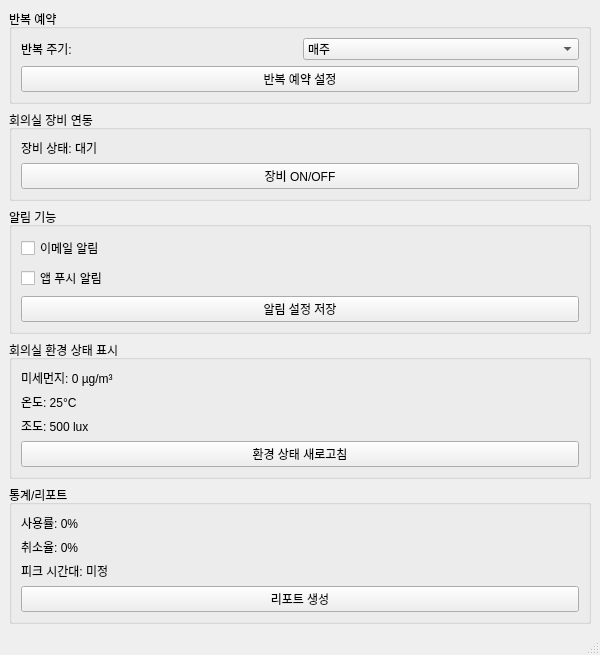
<?xml version="1.0" encoding="UTF-8"?>
<ui version="4.0">
 <class>ExtraWindow</class>
 <widget class="QMainWindow" name="ExtraWindow">
  <property name="geometry">
   <rect><x>0</x><y>0</y><width>600</width><height>500</height></rect>
  </property>
  <property name="windowTitle">
   <string>부가 기능</string>
  </property>
  <widget class="QWidget" name="centralwidget">
   <layout class="QVBoxLayout" name="verticalLayout">
    <item>
     <widget class="QGroupBox" name="repeatGroup">
      <property name="title">
       <string>반복 예약</string>
      </property>
      <layout class="QVBoxLayout" name="verticalLayout_2">
       <item>
        <layout class="QHBoxLayout">
         <item><widget class="QLabel" name="repeatLabel"><property name="text"><string>반복 주기:</string></property></widget></item>
         <item><widget class="QComboBox" name="repeatCombo"><item><property name="text"><string>매주</string></property></item><item><property name="text"><string>매월</string></property></item></widget></item>
        </layout>
       </item>
       <item><widget class="QPushButton" name="repeatBtn"><property name="text"><string>반복 예약 설정</string></property></widget></item>
      </layout>
     </widget>
    </item>
    <item>
     <widget class="QGroupBox" name="equipmentGroup">
      <property name="title">
       <string>회의실 장비 연동</string>
      </property>
      <layout class="QVBoxLayout" name="verticalLayout_3">
       <item><widget class="QLabel" name="equipmentLabel"><property name="text"><string>장비 상태: 대기</string></property></widget></item>
       <item><widget class="QPushButton" name="toggleEquipmentBtn"><property name="text"><string>장비 ON/OFF</string></property></widget></item>
      </layout>
     </widget>
    </item>
    <item>
     <widget class="QGroupBox" name="notificationGroup">
      <property name="title">
       <string>알림 기능</string>
      </property>
      <layout class="QVBoxLayout" name="verticalLayout_4">
       <item><widget class="QCheckBox" name="emailCheck"><property name="text"><string>이메일 알림</string></property></widget></item>
       <item><widget class="QCheckBox" name="pushCheck"><property name="text"><string>앱 푸시 알림</string></property></widget></item>
       <item><widget class="QPushButton" name="sendNotificationBtn"><property name="text"><string>알림 설정 저장</string></property></widget></item>
      </layout>
     </widget>
    </item>
    <item>
     <widget class="QGroupBox" name="envGroup">
      <property name="title">
       <string>회의실 환경 상태 표시</string>
      </property>
      <layout class="QVBoxLayout" name="verticalLayout_5">
       <item><widget class="QLabel" name="pmLabel"><property name="text"><string>미세먼지: 0 µg/m³</string></property></widget></item>
       <item><widget class="QLabel" name="tempLabel"><property name="text"><string>온도: 25°C</string></property></widget></item>
       <item><widget class="QLabel" name="lightLabel"><property name="text"><string>조도: 500 lux</string></property></widget></item>
       <item><widget class="QPushButton" name="refreshEnvBtn"><property name="text"><string>환경 상태 새로고침</string></property></widget></item>
      </layout>
     </widget>
    </item>
    <item>
     <widget class="QGroupBox" name="statsGroup">
      <property name="title">
       <string>통계/리포트</string>
      </property>
      <layout class="QVBoxLayout" name="verticalLayout_6">
       <item><widget class="QLabel" name="usageLabel"><property name="text"><string>사용률: 0%</string></property></widget></item>
       <item><widget class="QLabel" name="cancelLabel"><property name="text"><string>취소율: 0%</string></property></widget></item>
       <item><widget class="QLabel" name="peakLabel"><property name="text"><string>피크 시간대: 미정</string></property></widget></item>
       <item><widget class="QPushButton" name="generateReportBtn"><property name="text"><string>리포트 생성</string></property></widget></item>
      </layout>
     </widget>
    </item>
   </layout>
  </widget>
  <widget class="QStatusBar" name="statusbar"/>
 </widget>
 <resources/>
 <connections/>
</ui>
